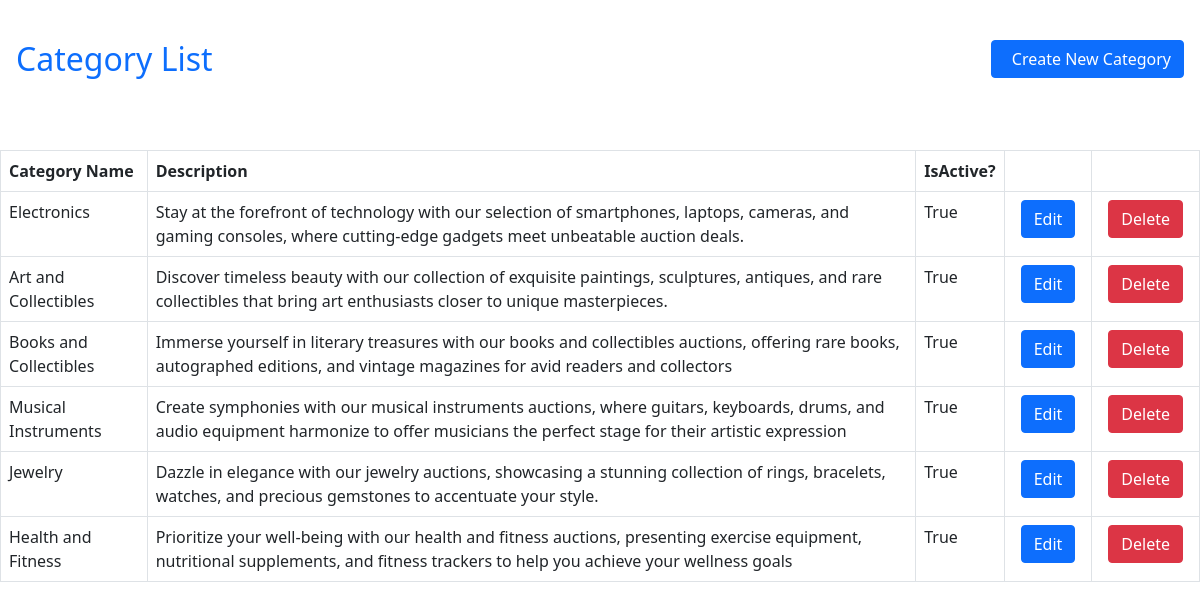
The app's page /categories/ (signed in), older data.
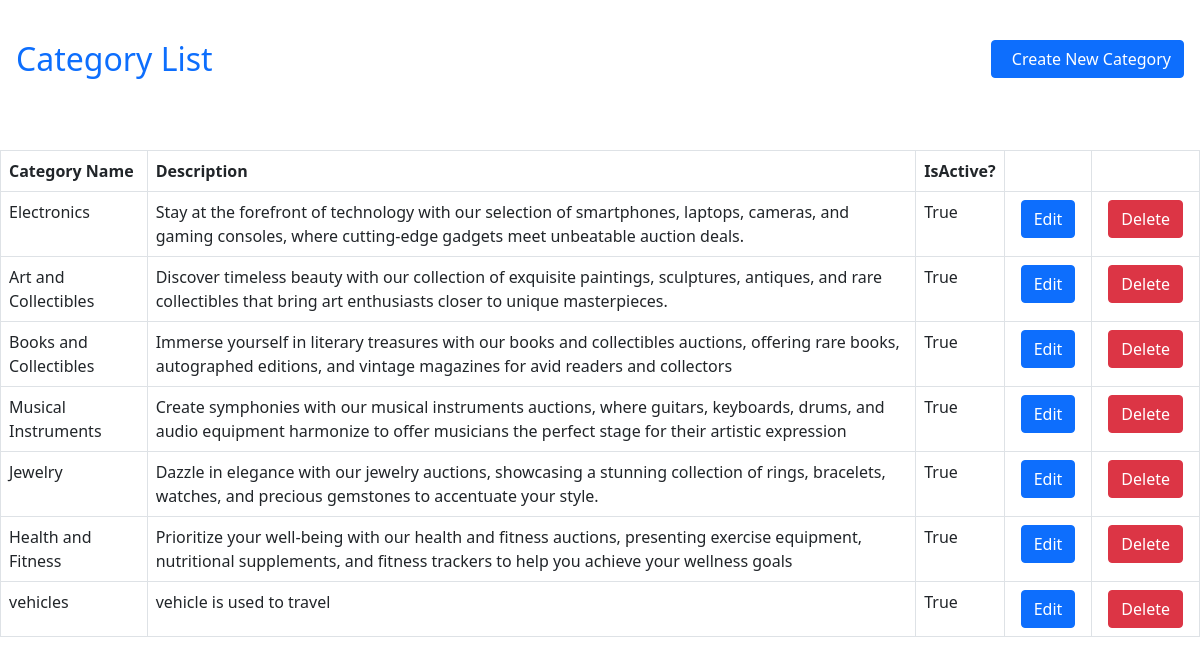
The same page, newer data.
### main_app/models.py (models this page shows, shortened)
class Category(models.Model):
    IS_ACTIVE_CHOICES = (
    (True, 'Active'),
    (False, 'Inactive'),
    )
    name = models.CharField(max_length=255)
    description = models.TextField()
    is_active = models.BooleanField(choices=IS_ACTIVE_CHOICES,default=True)
    created = models.DateTimeField(auto_now_add=True)
    updated = models.DateTimeField(auto_now=True)
    class Meta:
        verbose_name_plural = 'Categories'

### main_app/views.py (the view)
# urls.py: path('categories/',views.category_list,name="category-list"),
@login_required
@seller_required
def category_list(request):
    category_list = Category.objects.all()
    context = {'category_list':category_list}
    return render(request,'main_app/category/category_list.html',context)

### main_app/context_processor.py (called while the page is built, shortened)
def categories(request):
    return{
        'categories':Category.objects.all(),
    }

def get_detail(request):
    if request.user.is_authenticated:
        user = request.user
        user_id = request.user.id
        try:
            order = FinalOrder.objects.get(user=request.user)
        except FinalOrder.DoesNotExist:
            order = None  # or any other default value you want to set
        orders = get_orders_for_user(user_id)
        collateral = calculate_collateral(user,user_id, orders)
        return {'win_auction': orders, 'collateral': collateral, 'order': order}
    else:
        return {"none": 'none'}

def get_orders_for_user(user_id):
    orders = Order.objects.filter(user=user_id)
    return orders

def get_highest_bid(user_id):
    auctions = Auction.objects.all()
    highest_bids = Decimal(0.0)
    user = user_id
    for auction in auctions:
        max_bid_value = None
        for bid in user.bids.filter(auction_id=auction.id):
            if max_bid_value is None or bid.bid_value > max_bid_value:
                max_bid_value = bid.bid_value
        if max_bid_value is not None:
            highest_bids += max_bid_value
    return highest_bids

### templates/main_app/category/category_list.html (shortened to what this page needs)
{% extends "base.html" %}
{% block content %}
<div class="conatiner p-3">
    <div class="row pt-4">
        <div class="col-6">
            <h2 class="text-primary">Category List</h2>
        </div>
        <div class="col-6 text-end">
            <a href="{% url 'category-create' %}" class="btn btn-primary"> &nbsp; Create New Category</a>
        </div>
    </div>
</div>
<br />
<br />
<table class="table table-bordered table-stripped" style="width:100%">
    <thead>
        <tr>
            <th>
                Category Name
            </th>
            <th>
                Description
            </th>
            <th>
                IsActive?
            </th>
            <th>
            </th>
            <th>
            </th>
        </tr>
    </thead>
    <tbody>
       {% for category in category_list%}
           <tr>
               <td>
                  {{category.name}}
               </td>
               <td>
                  {{category.description}}
               </td>
               <td>
                   {{category.is_active}}
               </td>
               <td>
                   <div class="w-100 btn-group">
                           <a href = "{% url 'category-update' category.id %}" class="btn btn-primary mx-2 ">Edit</a>
                   </div>
               </td>
                <td>
                    <div class="w-100 btn-group">
                        <button class="btn btn-danger mx-2" onclick="confirmDelete({{ category.id }})">
                             Delete
                        </button>
                    </div>
                </td>
           </tr>
        {% endfor %}
    </tbody>
</table>
{% endblock %}

Row changes from the older to the newer data that the page shows:
added Category: name "vehicles", description "vehicle is used to travel", is_active "True"
